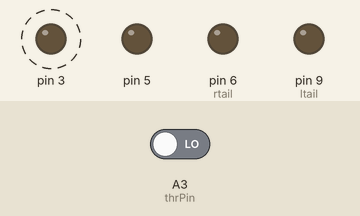
Bench run of a sketch on a simulated Arduino Uno, built with avr-gcc and run on an emulated ATmega328P. Parts: output pins drawn as LEDs (lit = HIGH). Dashed ring = blinking. The test bench sets the inputs (shaded band); at power-on: A3 (thrPin) LOW. Random numbers use the default seed unless the sketch sets one.

Above: at 0.5 s.
At 3.9 s:
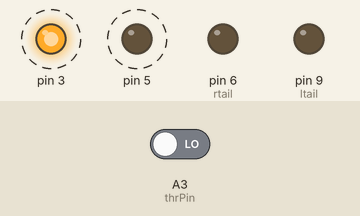
Timing chart, 0 to 5.1 s (numbered marks = the images above):
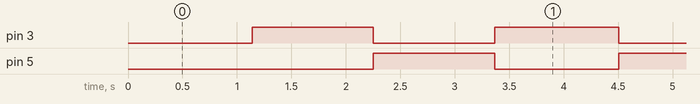

Measured:
- by itself, pin 3, pin 5: alternates HIGH for 1.1 s and LOW for 1.1 s

The sketch:

zeta_5_no_state.ino
```cpp
/* Zeta senza state machine

Gestione del Throttle con ciclo condizionale.

*/

#include <common.h>


// Due LED con lampeggio alternato:
Lampeggiatore right = 3;
Lampeggiatore left = 5;
const byte rtail = 6;
const byte ltail = 9;
const byte thrPin = A3;
byte thr ;
int thrIn ;

void setup() {
  left.Invert() ; // Parte da stato invertito rispetto al default
  pinMode(rtail, OUTPUT);
  pinMode(ltail, OUTPUT);
  pinMode(thrPin, INPUT);
  // Serial.begin(9600);

  randomSeed(analogRead(0));
}

void loop() {
  thrIn = pulseIn(thrPin, HIGH, 25000);
  thr = constrain(map(thrIn, 983, 2000, 0, 255), 0, 255) ;

  if (thr >0 && thr < 15) {
    digitalWrite(rtail, 1);
digitalWrite(ltail, 1);
    digitalWrite(3, 1);
digitalWrite(5, 1);

  } else if (thr < 245) {
        // Due LED con lampeggio alternato:
    right.Blink(1120 - 4 * thr );
    left.Blink(1120 - 4 * thr );
    analogWrite(rtail, thr);
    analogWrite(ltail, thr);
  } else {
    digitalWrite(rtail, !digitalRead(rtail));
    digitalWrite(ltail, !digitalRead(ltail));
    delay(random(20, 100));

    //lampA;
    //lampB;

  }
  Serial.println(thrIn);
  Serial.print("\t thr:");
  Serial.println(thr);

}
```
